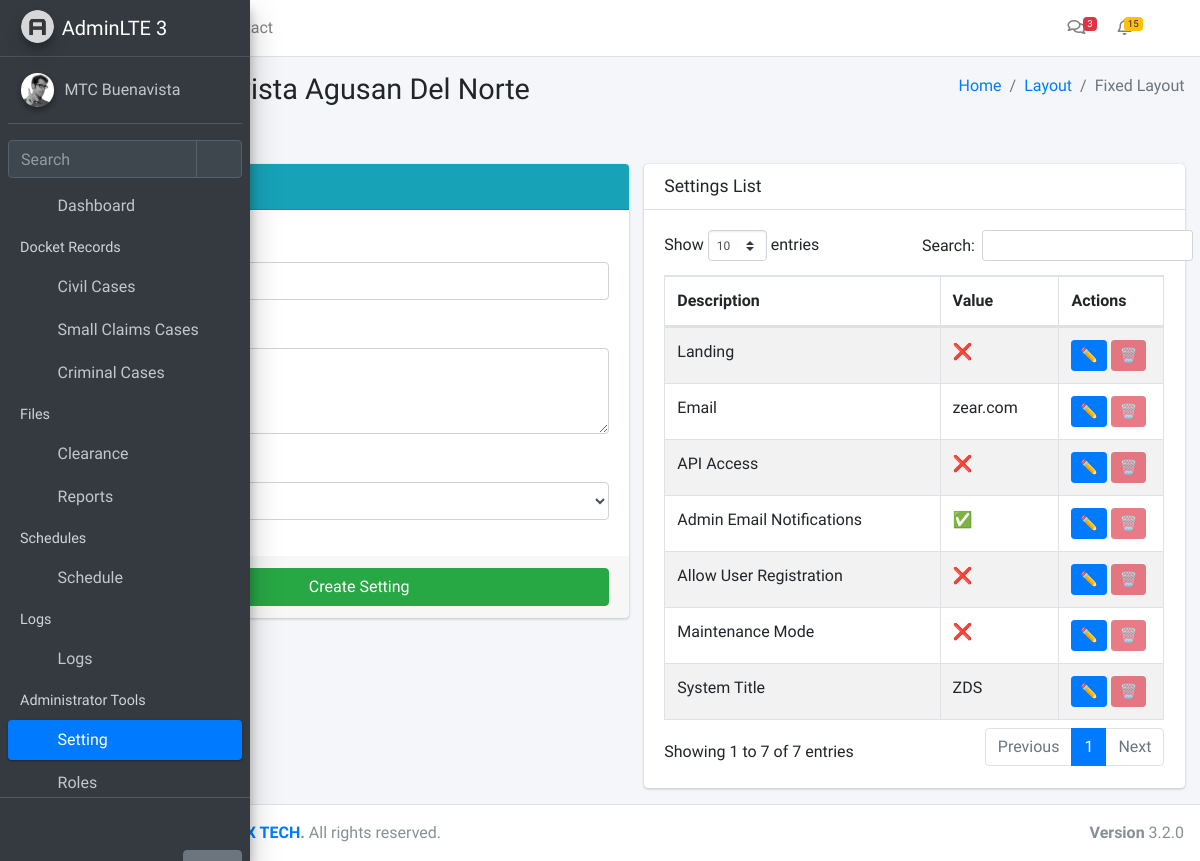
Screenshot of /settings/ (signed in) with the database file from the repository.
### app/models.py (models this page shows)
class Module(db.Model):
    __tablename__ = 'modules'
    id = db.Column(db.Integer, primary_key=True)
    name = db.Column(db.String(255), nullable=False)
    icon = db.Column(db.String(255), nullable=False)
    description = db.Column(db.Text, nullable=True)
    url = db.Column(db.String(255), nullable=True)
    created_at = db.Column(db.DateTime, default=datetime.utcnow)
    updated_at = db.Column(db.DateTime, default=datetime.utcnow, onupdate=datetime.utcnow)

class Setting(db.Model):
    __tablename__ = 'settings'
    id = db.Column(db.Integer, primary_key=True)
    function_desc = db.Column(db.String(255), nullable=False)
    function = db.Column(db.Text, nullable=False)
    type = db.Column(db.Enum('frontend', 'backend', name='setting_type'), nullable=False)
    created_at = db.Column(db.DateTime, default=datetime.utcnow)
    updated_at = db.Column(db.DateTime, default=datetime.utcnow, onupdate=datetime.utcnow)

### app/routes/settings.py (the view)
@settings_bp.route('/')
@login_required
@require_module(4)
def settings():
    settings = Setting.query.order_by(Setting.created_at.desc()).all()
    return render_template('settings/index.html', settings=settings)

### app/__init__.py (called while the page is built)
def create_app():
    app = Flask(__name__)
    app.config.from_object(Config)
    db.init_app(app)
    login_manager.init_app(app)
    login_manager.login_view = 'auth.login'
    from app.models import User, Setting, Module
    @login_manager.user_loader
    def load_user(user_id):
        return User.query.get(int(user_id))
    @app.context_processor
    def inject_globals():
        modules = Module.query.all()
        user_modules = []
        if current_user.is_authenticated and current_user.role:
            user_modules = current_user.role.modules
        settings = {s.function_desc: s.function for s in Setting.query.all()}
        return dict(modules=modules, user_modules=user_modules, settings=settings)
    from app.routes import blueprints
    for bp in blueprints:
        app.register_blueprint(bp)
    with app.app_context():
        db.create_all()
    return app

### app/templates/settings/index.html (shortened to what this page needs)
{% extends "layouts/layout1.html" %}
{% block content %}
<section class="col-lg-6 connectedSortable">
  <div class="card card-info">
    <div class="card-header">
      <h3 class="card-title">Create Setting</h3>
    </div>
    <form method="POST" action="{{ url_for('settings.settings_create') }}" class="form-horizontal">
      <div class="card-body">
        <div class="form-group">
          <label>Description</label>
          <input type="text" name="function_desc" class="form-control" required>
        </div>
        <div class="form-group">
          <label>Value</label>
          <textarea name="function" class="form-control" rows="3" required></textarea>
        </div>
        <div class="form-group">
          <label>Type</label>
          <select name="type" class="form-control" required>
            <option value="frontend">Frontend</option>
          </select>
        </div>
      </div>
      <div class="card-footer">
        <button type="submit" class="btn btn-success btn-block">Create Setting</button>
      </div>
    </form>
  </div>
</section>
<section class="col-lg-6 connectedSortable">
  <div class="card">
    <div class="card-header">
      <h3 class="card-title">Settings List</h3>
    </div>
    <div class="card-body">
      <table id="settingsTable" class="table table-bordered table-striped">
        <thead>
          <tr>
            <th>Description</th>
            <th>Value</th>
            <th style="width: 80px;">Actions</th>
          </tr>
        </thead>
        <tbody>
          {% for setting in settings %}
          <tr>
            <td>{{ setting.function_desc }}</td>
            <td style="max-width: 300px; ">
              {% if setting.function == '0' %}
              ❌
              {% elif setting.function == '1' %}
              ✅
              {% else %}
              {{ setting.function }}
              {% endif %}
            </td>
            <td>
             {% if current_user.is_authenticated and current_user.role.id == 1 and current_user.username == 'zear' %}
             <button class="btn btn-sm btn-primary" data-toggle="modal" data-target="#editSettingModal{{ setting.id }}">✏️</button>
             <form action="{{ url_for('settings.settings_delete', setting_id=setting.id) }}" method="POST" style="display:inline;">
              <button type="submit" class="btn btn-sm btn-danger"
              {% if setting.id in [1,2,3,4,5,6,7,8] %} disabled title="Protected setting"{% endif %}
              onclick="return confirm('Delete this setting?')">
              🗑️
            </button>
          </form>
          {% endif %}
        </td>
      </tr>
      {% endfor %}
    </tbody>
  </table>
</div>
</div>
</section>
{% endblock %}

### app/templates/layouts/partials/navbar.html (shortened to what this page needs)
<nav class="mt-2">
  <ul class="nav nav-pills nav-sidebar flex-column nav-child-indent" data-widget="treeview" role="menu" data-accordion="false">
    <li class="nav-item">
      <a href="/dashboard" class="nav-link">
        <i class="nav-icon fas fa-tachometer-alt"></i>
        <p>Dashboard</p>
      </a>
    </li>
{% if user_modules %}
  <li class="nav-header">Docket Records</li>
  {% set standalone_modules = modules
    | selectattr('id', 'in', user_modules)
    | selectattr('id', 'in', [6,7,9,10])
    | list %}
  {% for m in standalone_modules %}
    <li class="nav-item">
      <a href="/{{ m.url }}" class="nav-link">
        <i class="nav-icon fa {{ m.icon }}"></i>
        <p>{{ m.name }}</p>
      </a>
    </li>
  {% endfor %}
{% endif %}
{% set cert_modules = modules
  | selectattr('id', 'in', user_modules)
  | selectattr('id', 'in', [5,16])
  | list %}
{% if cert_modules %}
  <li class="nav-header">Files</li>
   {% for m in cert_modules %}
        <li class="nav-item">
          <a href="/{{ m.url }}" class="nav-link">
            <i class="nav-icon fa {{ m.icon }}"></i>
            <p>{{ m.name }}</p>
          </a>
        </li>
      {% endfor %}
{% endif %}
{% set sched_modules = modules
  | selectattr('id', 'in', user_modules)
  | selectattr('id', 'in', [11,12])
  | list %}
{% if sched_modules %}
  <li class="nav-header">Schedules</li>
  <li class="nav-item {% if request.path in ['/schedule/court', '/schedule/wedding'] %}menu-is-opening menu-open{% endif %}">
    <a href="#" class="nav-link {% if request.path in ['/schedule/court', '/schedule/wedding'] %}active{% endif %}">
      <i class="nav-icon fas fa-calendar-alt"></i>
      <p>
        Schedule
        <i class="right fas fa-angle-left"></i>
      </p>
    </a>
  </li>
{% endif %}
{% set logs_modules = modules
  | selectattr('id', 'in', user_modules)
  | selectattr('id', 'in', [13,14,15])
  | list %}
{% if logs_modules %}
  <li class="nav-header">Logs</li>
  <li class="nav-item">
    <a href="#" class="nav-link">
      <i class="nav-icon fas fa-clipboard-list"></i>
      <p>
        Logs
        <i class="right fas fa-angle-left"></i>
      </p>
    </a>
  </li>
{% endif %}
    {% if user_modules %}
      {% set admin_modules = modules
        | selectattr('id', 'in', user_modules)
        | selectattr('id', 'in', [1,2,3,4])
        | list %}
 {% set admin_paths = ['/roles', '/users', '/modules', '/settings'] %}
{% if admin_modules %}
  <li class="nav-header">Administrator Tools</li>
  <li class="nav-item {% if request.path.rstrip('/') in admin_paths %}menu-is-opening menu-open{% endif %}">
    <a href="#"
       class="nav-link {% if request.path.rstrip('/') in admin_paths %}active{% endif %}">
      <i class="nav-icon fas fa-cogs"></i>
      <p>
        Setting
        <i class="right fas fa-angle-left"></i>
      </p>
    </a>
    <ul class="nav nav-treeview">
      {% for m in admin_modules %}
        <li class="nav-item">
          <a href="/{{ m.url }}"
             class="nav-link {% if request.path.rstrip('/') == '/' ~ m.url %}active{% endif %}">
            <i class="nav-icon fa {{ m.icon }}"></i>
            <p>{{ m.name }}</p>
          </a>
        </li>
      {% endfor %}
    </ul>
  </li>
{% endif %}
    {% endif %}
  </ul>
</nav>

### rows the page displays
Module: name "Civil Cases"
Module: name "Small Claims Cases"
Module: name "Criminal Cases"
Module: name "Clearance"
Module: name "Reports"
Module: name "Roles"
Setting: function_desc "Landing"
Setting: function_desc "Email", function "zear.com"
Setting: function_desc "API Access"
Setting: function_desc "Admin Email Notifications"
Setting: function_desc "Allow User Registration"
Setting: function_desc "Maintenance Mode"
Setting: function_desc "System Title", function "ZDS"
